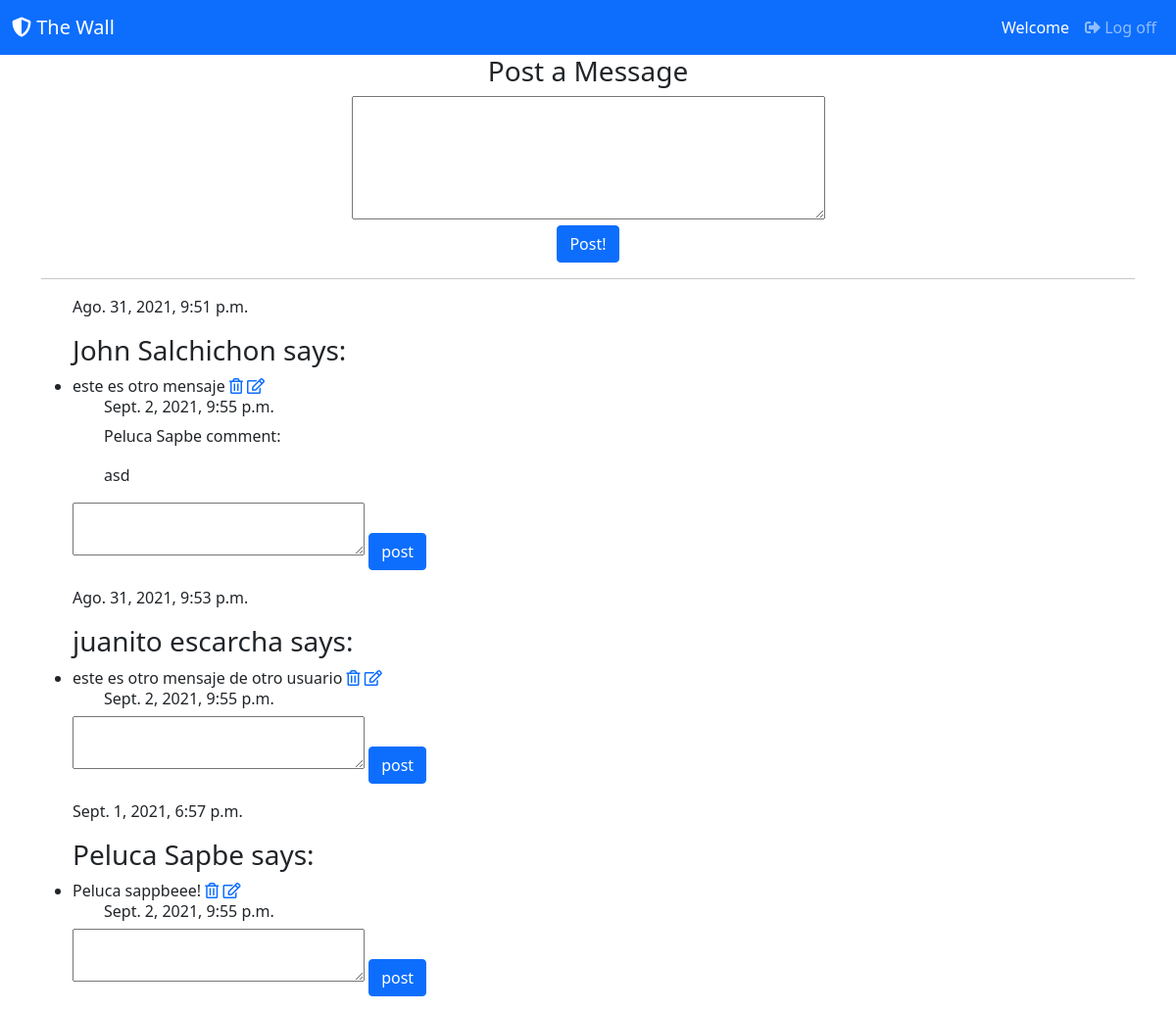
The app's page / (signed in) with its own data.
### main/models.py (models this page shows)
class Messages(models.Model):
    message = models.TextField()
    created_at = models.DateTimeField(auto_now_add=True)
    updated_at = models.DateTimeField(auto_now=True)
    user_m = models.ForeignKey(Users, on_delete=models.CASCADE)

class Users(models.Model):
    first_name = models.CharField(max_length=255)
    last_name = models.CharField(max_length=255)
    email = models.EmailField(unique=True)
    password = models.CharField(max_length=255)
    created_at = models.DateTimeField(auto_now_add=True)
    updated_at = models.DateTimeField(auto_now=True)

class Comments(models.Model):
    comment = models.TextField()
    created_at = models.DateTimeField(auto_now_add=True)
    updated_at = models.DateTimeField(auto_now=True)
    user_c = models.ForeignKey(Users, on_delete=models.CASCADE)
    message_c = models.ForeignKey(Messages, on_delete=models.CASCADE)

### main/decorators.py (the view)
    def wrapper(request,*args,**kwargs):
        if 'user' not in request.session:
            return redirect('/form')
        resp = funct(request,*args,**kwargs)
        return resp

### main/views.py (called while the page is built)
@login_required
def index(request):
    comment_all = Comments.objects.all()
    messages = Messages.objects.all()
    data = {
        'messages':messages,
        'comments':comment_all
    }
    return render(request, 'index.html', data)

### main/templates/index.html (shortened to what this page needs)
<!DOCTYPE html>
<html lang="en">
<head>
    <link href="https://cdn.jsdelivr.net/npm/bootstrap@5.1.0/dist/css/bootstrap.min.css" rel="stylesheet"
>
    <link rel="stylesheet" href="https://pro.fontawesome.com/releases/v5.10.0/css/all.css"
 />
    <link rel="stylesheet" href="https://cdnjs.cloudflare.com/ajax/libs/toastr.js/latest/toastr.css"
 />
</head>
<body>
    {% load static %}
    <link rel="stylesheet" href="{% static 'style/style_wall.css'%}">
    <nav class="navbar navbar-expand-lg navbar-dark bg-primary">
        <div class="container-fluid">
            <a class="navbar-brand" href="#"><i class="fas fa-shield-alt"></i> The Wall</a>
            <div class="collapse navbar-collapse" id="navbarSupportedContent">
                <ul class="navbar-nav ms-auto mb-2 mb-lg-0 d-flex">
                    <li class="nav-item">
                        <a class="nav-link active" aria-current="page" href="#">Welcome
                            {{request.session.user.first_name}}</a>
                    </li>
                    <li class="nav-item">
                        <a class="nav-link" href="/logout"><i class="fas fa-sign-out-alt"></i> Log off</a>
                    </li>
                </ul>
            </div>
        </div>
    </nav>
    <div class="container">
        <form action="/create_message" method="POST" class="text-center">
            <h3>Post a Message</h3>
            <textarea name="mensaje" cols="50" rows="5"></textarea>
            <p><button class="btn btn-primary">Post!</button></p>
        </form>
        <hr>
        <ul>
            {% for ms in messages %}
            <div class="my-3 aca">
                <p> {{ms.updated_at}} </p>
                <h3>{{ ms.user_m.first_name}} {{ ms.user_m.last_name }} says:</h3>
                <li>{{ ms.message }}
                    <a href="/delete/{{ms.id}}"><i class="far fa-trash-alt"></i></a>
                    <a href="/edit/{{ms.id}}"><i class="far fa-edit"></i></a>
                </li>
                <ul>
                {% for cm in comments %}
                <h6>{{ cm.updated_at}}</h6>
                {% if cm.message_c.id == ms.id%}
                <p>{{ cm.user_c.first_name}} {{ cm.user_c.last_name}} comment: </p>
                <p>{{ cm.comment }}</p>
                {% endif %}
                {% empty %}
                <li>Sorry, no comments in the box :(</li>
                {% endfor%}
                </ul>
                <form action="/create_comment/{{ms.id}}" method="POST">
                    <textarea name="comment" id="" cols="30" rows="2"></textarea>
                    <button class="btn btn-primary" type="submit">post</button>
                </form>
                {% empty %}
                <li>Sorry, no messages in the box :(</li>
            </div>
            {% endfor %}
        </ul>
    </div>
</body>
</html>

### records on screen
Messages: updated_at "Ago. 31, 2021, 9:51 p.m.", user_m.first_name "John", user_m.last_name "Salchichon", message "este es otro mensaje"
Comments: updated_at "Sept. 2, 2021, 9:55 p.m.", user_c.first_name "Peluca", user_c.last_name "Sapbe", comment "asd"
Messages: updated_at "Ago. 31, 2021, 9:53 p.m.", user_m.first_name "juanito", user_m.last_name "escarcha", message "este es otro mensaje de otro usuario"
Messages: updated_at "Sept. 1, 2021, 6:57 p.m.", user_m.first_name "Peluca", user_m.last_name "Sapbe", message "Peluca sappbeee!"
